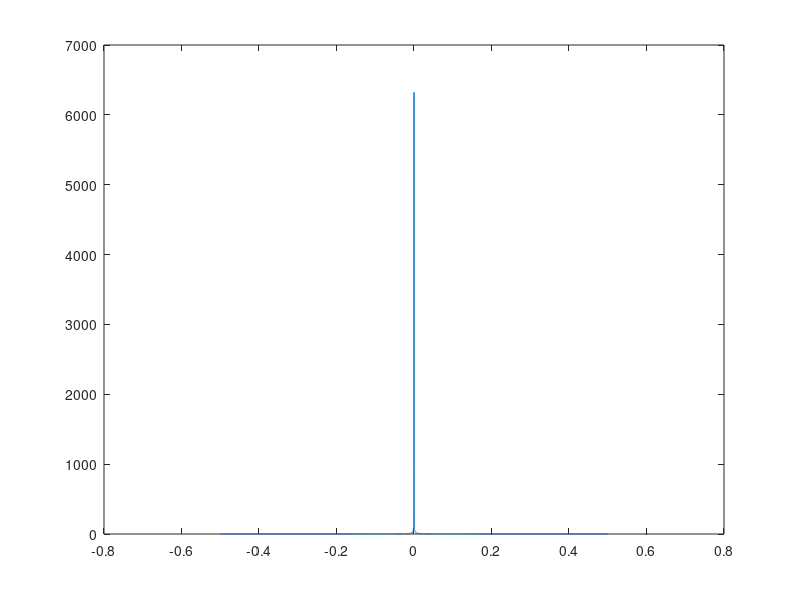

The MATLAB script that drew this image:
function x = testing_stuff_for_two()
t1 = -1.5:0.0001:-0.5;
x1 = zeros(size(t1));

t2 = -0.5:0.0001:0.5;
x2 = ones(size(t2));

t3 = 0.5:0.0001:1.5;
x3 = zeros(size(t3));

t = [t1 t2 t3];
y = [x1 x2 x3];

m_t1 = exp(t1-0.5);
m_t2 = exp(t2-0.5);
m_t3 = exp(t3-0.5);

u_t1 = m_t1 .* x1;
u_t2 = m_t2 .* x2;
u_t3 = m_t3 .* x3;

u_t = [u_t1 u_t2 u_t3];

f1 = -1.5:0.0001:-0.5;
f2 = -0.5:0.0001:0.5;
f3 = 0.5:0.0001:1.5;

h_f1 = cos(pi*f1 / 3);
h_f2 = cos(pi*f2 / 3);
h_f3 = cos(pi*f3 / 3);

uf1 = fftshift(fft(u_t1));
uf2 = fftshift(fft(u_t2));
uf3 = fftshift(fft(u_t3));

mf1 = h_f1 .* uf1;
mf2 = h_f2 .* uf2;
mf3 = h_f3 .* uf3;

plot(f2, abs(mf2));


end